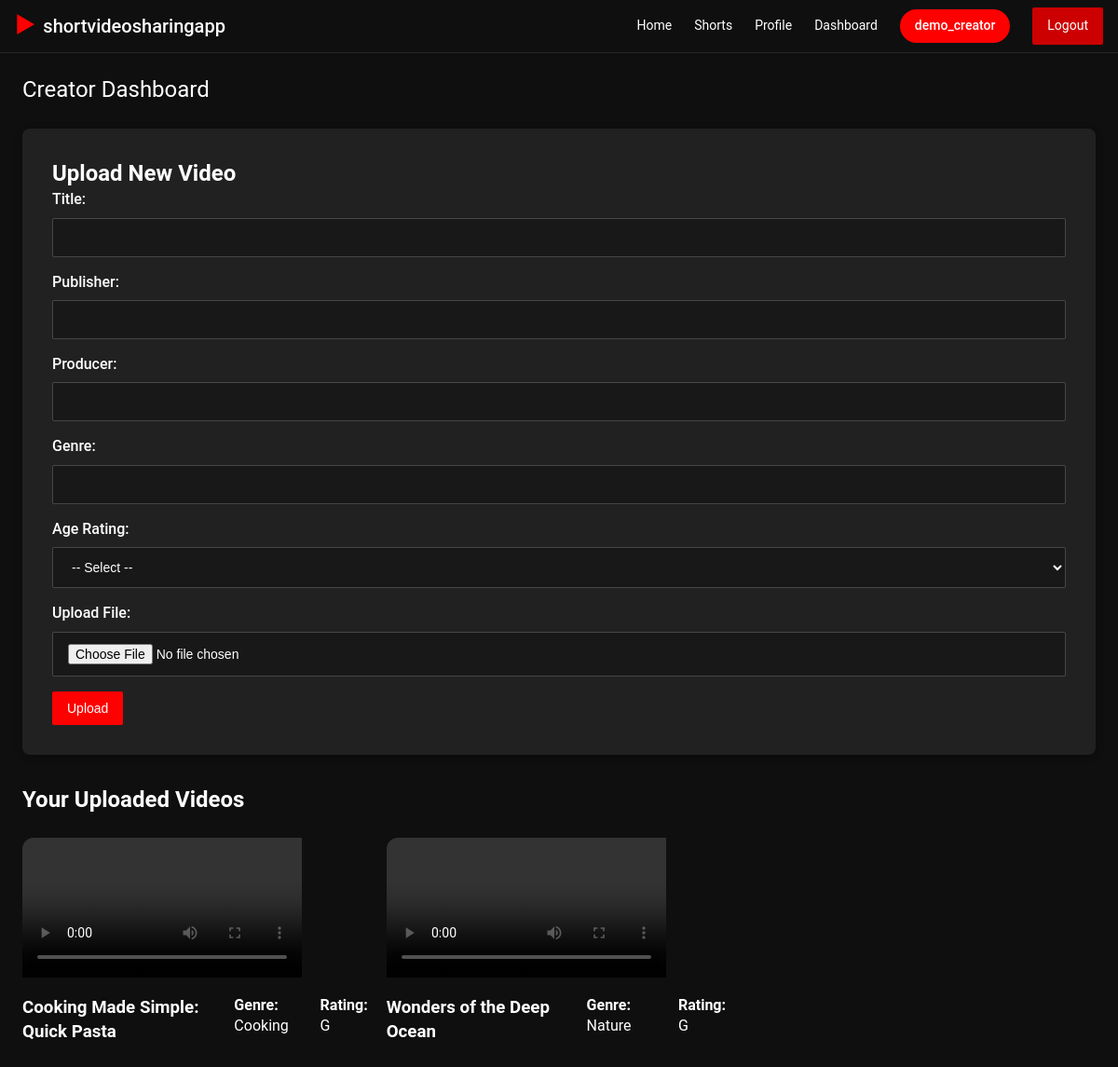
The app's page /dashboard (signed in) with its own data.
### tables this page shows
CREATE TABLE videos (
    id INTEGER PRIMARY KEY AUTOINCREMENT,
    title TEXT NOT NULL,
    publisher TEXT NOT NULL,
    producer TEXT,
    genre TEXT,
    age_rating TEXT,
    url TEXT NOT NULL,
    uploaded_by INTEGER,
    FOREIGN KEY (uploaded_by) REFERENCES users(id)
);

### app.py (the view)
@app.route('/dashboard')
def dashboard():
    if 'user' not in session:
        flash('Please login first!')
        return redirect(url_for('login'))
    if session['user']['role'] != 'creator':
        flash('Access denied! Only creators can access this page.')
        return redirect(url_for('index'))
    db = get_db()
    videos = db.execute(
        'SELECT * FROM videos WHERE uploaded_by = ? ORDER BY id DESC',
        (session['user']['id'],)
    ).fetchall()
    return render_template('upload.html', videos=videos)

### app.py (called while the page is built)
def get_db():
    conn = sqlite3.connect(DATABASE)
    conn.row_factory = sqlite3.Row
    return conn

### templates/upload.html (shortened to what this page needs)
{% extends "base.html" %}
{% block content %}
<h1>Creator Dashboard</h1>
<section class="upload-form">
    <h2>Upload New Video</h2>
    <form method="POST" action="{{ url_for('upload_video') }}" enctype="multipart/form-data">
        <label>Title:</label>
        <input type="text" name="title" required>
        <label>Publisher:</label>
        <input type="text" name="publisher" required>
        <label>Producer:</label>
        <input type="text" name="producer">
        <label>Genre:</label>
        <input type="text" name="genre">
        <label>Age Rating:</label>
        <select name="age_rating" required>
            <option value="">-- Select --</option>
        </select>
        <label>Upload File:</label>
        <input type="file" name="file" accept="video/*">
        <button type="submit" class="btn btn-primary">Upload</button>
    </form>
</section>
<section class="uploaded-videos">
    <h2>Your Uploaded Videos</h2>
    {% if videos %}
        <div class="video-grid">
            {% for video in videos %}
                <div class="video-card">
                    <video controls>
                        <source src="{{ video['url'] }}" type="video/mp4">
                    </video>
                    <div class="video-info">
                        <h3>{{ video['title'] }}</h3>
                        <p><strong>Genre:</strong> {{ video['genre'] or 'N/A' }}</p>
                        <p><strong>Rating:</strong> {{ video['age_rating'] or 'N/A' }}</p>
                    </div>
                </div>
            {% endfor %}
        </div>
    {% else %}
        <p>You haven't uploaded any videos yet.</p>
    {% endif %}
</section>
{% endblock %}

### static/style.css (style rules this page uses)
* { margin: 0; padding: 0; box-sizing: border-box; }
body { font-family: "Roboto", "YouTube Sans", -apple-system, BlinkMacSystemFont, "Segoe UI", sans-serif; background: #0f0f0f; color: #fff; min-height: 100vh; line-height: 1.4; }
.btn { background: #cc0000; color: #fff; padding: 10px 16px; border-radius: 2px; text-decoration: none; transition: all 0.2s; border: none; cursor: pointer; font-size: 14px; font-weight: 500; display: inline-flex; align-items: center; gap: 8px; }
.btn-primary { background-color: #ff0000; }
.video-grid { display: grid; grid-template-columns: repeat(auto-fill, minmax(360px, 1fr)); gap: 20px; margin-top: 24px; }
.video-card { background: transparent; border-radius: 12px; overflow: hidden; transition: all 0.2s; cursor: pointer; }
.video-info { padding: 12px 0; display: flex; gap: 12px; }
.upload-form { background: #212121; padding: 32px; border-radius: 8px; box-shadow: 0 2px 8px rgba(0, 0, 0, 0.3); margin-bottom: 32px; }
.upload-form label { display: block; margin-bottom: 8px; font-weight: 500; color: #fff; }
.upload-form input, .upload-form select, .upload-form textarea { width: 100%; padding: 12px 16px; margin-bottom: 16px; border: 1px solid rgba(255, 255, 255, 0.2); border-radius: 2px; background: #181818; color: #fff; font-size: 14px; }
h1 { font-size: 24px; font-weight: 400; margin-bottom: 24px; color: #fff; }

### records on screen
videos: title "Cooking Made Simple: Quick Pasta", genre "Cooking", age_rating "G"
videos: title "Wonders of the Deep Ocean", genre "Nature", age_rating "G"

### other values on screen
{{ session['user']['username'] }} "demo_creator"
